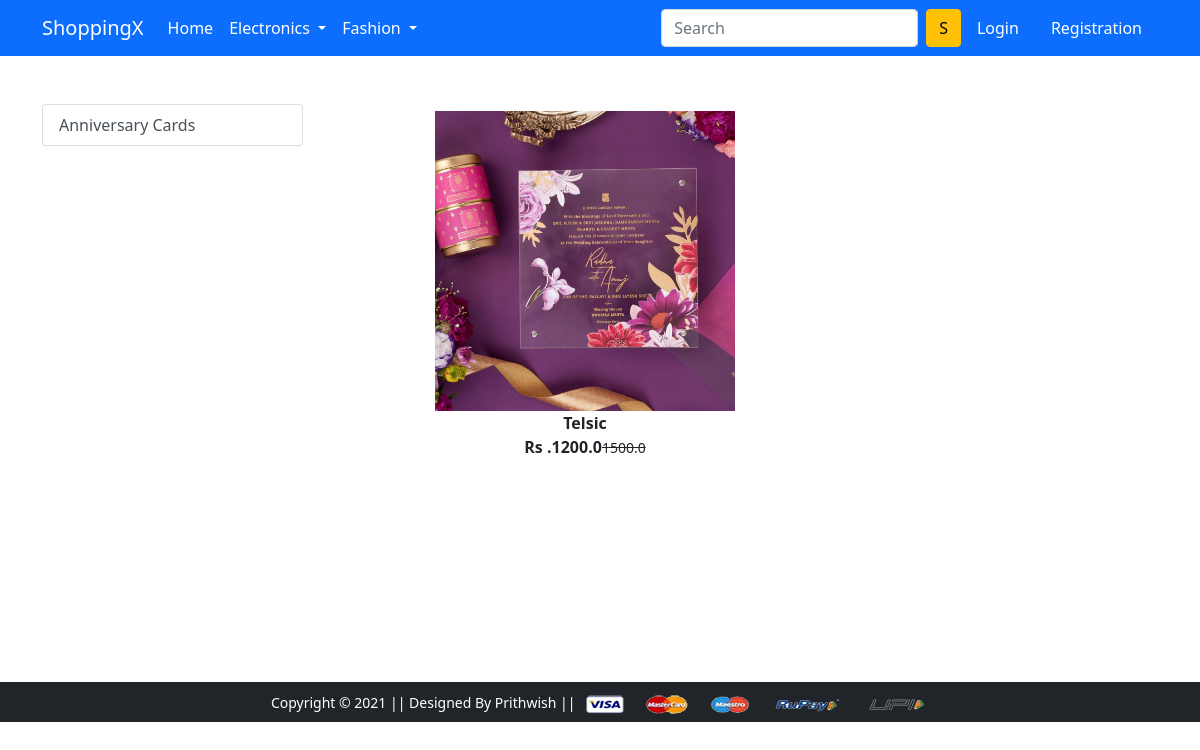
Screenshot of /anniversary/ with the database file from the repository.
### app/models.py (models this page shows, shortened)
class Product(models.Model):
    title = models.CharField(max_length=100)
    selling_price = models.FloatField()
    discount_price = models.FloatField()
    description = models.CharField(max_length=20)
    brand = models.CharField(max_length=20)
    category = models.CharField(choices=CATEGORY_CHOICES, max_length=4)
    product_image = models.ImageField(upload_to='productimg')

### app/views.py (the view)
# urls.py: path('anniversary/', views.anniversary, name='anniversary'),
def anniversary(request, data=None):
    if data == None:
        anniversary_products = Product.objects.filter(category='AN')
    return render(request, 'app/anniversary.html', {'anniversary_products':anniversary_products})

### app/templates/app/anniversary.html (shortened to what this page needs)
{% extends 'app/base.html' %}
{% load static %}
{% block main-content %}
<div class="container my-5">
 <div class="row">
  <div class="col-sm-3">
   <div class="list-group">
	<a href="{% url 'anniversary' %}" class="list-group-item list-group-item-action" aria-current="true">Anniversary Cards</a>
   </div>
  </div>
  <div class="col-sm-8 offset-sm-1">
   <div class="row">
	{% for product in anniversary_products %}
	 <div class="col-sm-4 text-center mb-4">
		<a href="{% url 'card-detail' product.id %}" class="btn">
		<div class="item">
			<img src="{{product.product_image.url}}" alt="" height="300" class="">
			<div class="fw-bold">{{product.title}}</div>
			<div class="fw-bold">Rs .{{product.discount_price}}<small class="fw-light text-decoration-line-through">{{product.selling_price}}</small></div>
		</div>
		</a>
	 </div>
	 {% endfor %}
   </div>
  </div>
 </div>
</div>
{% endblock main-content %}

### rows the page displays
Product: product_image (picture), title "Telsic", discount_price "1200.0", selling_price "1500.0"
